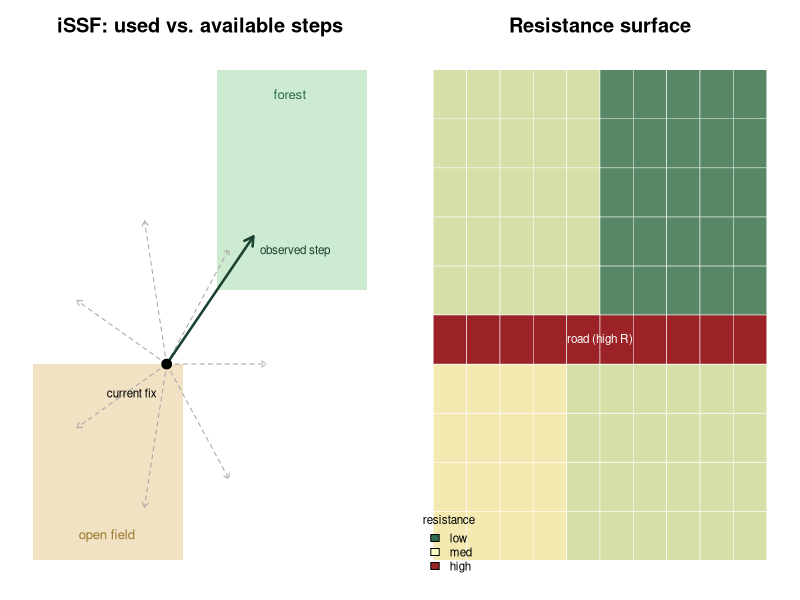
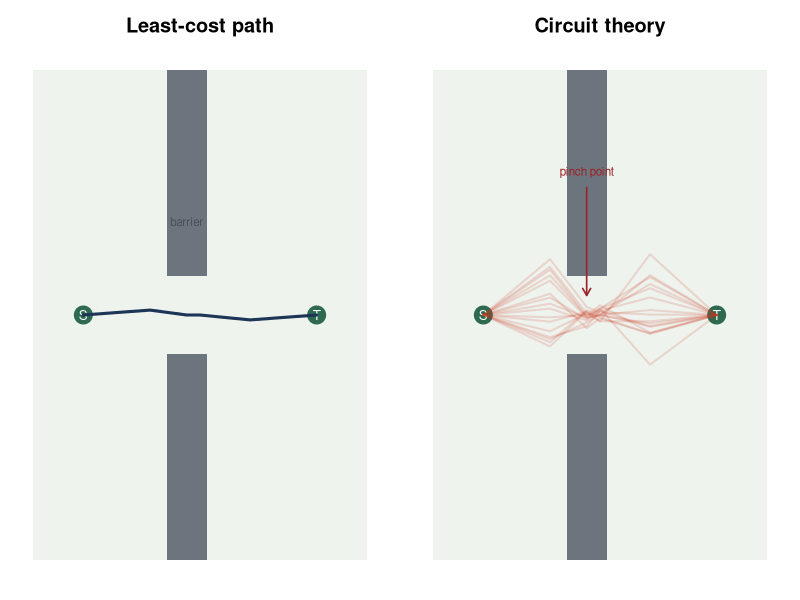
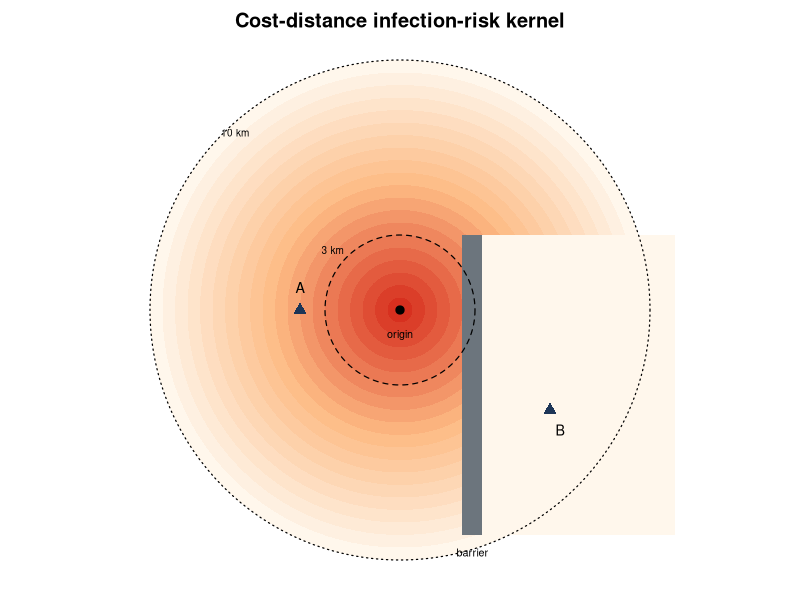
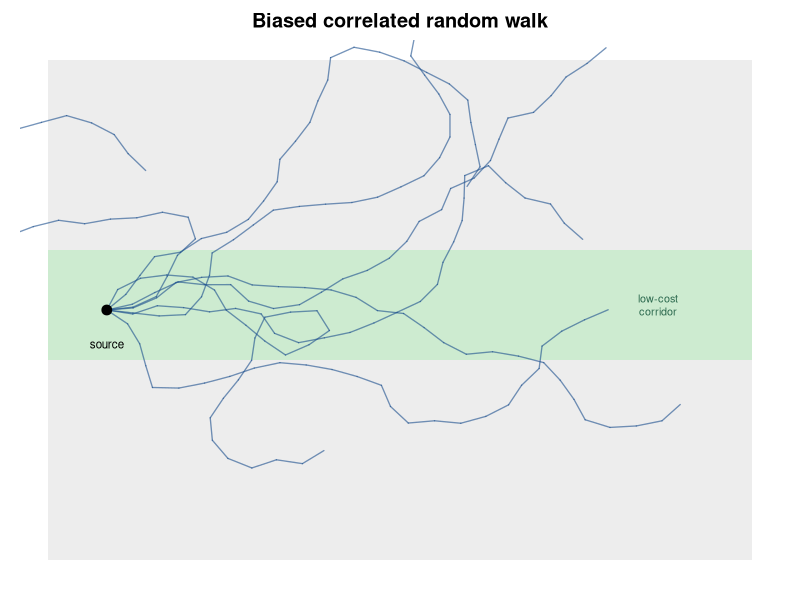
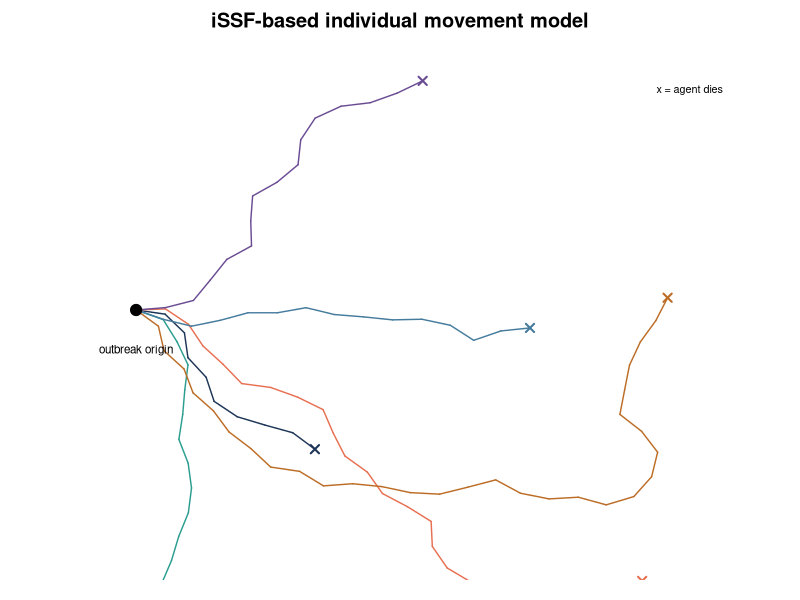

The R script that drew these images, in order:
## ---- chunk 1
#| label: fig-issf-schematic
#| echo: false
#| fig-width: 9
#| fig-height: 4.2
#| fig-cap: "Schematic of the integrated step-selection function and the resulting resistance surface. Left: at each observed location the animal's realised step (solid arrow) is compared against random available steps (dashed arrows) drawn from its movement kernel, so the model learns which features are selected. Right: the fitted coefficients are translated into a resistance raster, where preferred habitat receives low resistance (green) and barriers such as roads receive high resistance (red)."

op <- par(mfrow = c(1, 2), mar = c(1, 1, 2.5, 1))

# Panel A: used vs. available steps
plot(0, 0, type = "n", xlim = c(0, 10), ylim = c(0, 10), axes = FALSE,
     xlab = "", ylab = "", main = "iSSF: used vs. available steps")
rect(5.5, 5.5, 10, 10, col = "#cdebd0", border = NA); text(7.7, 9.5, "forest", col = "#2d6a4f", cex = 0.8)
rect(0, 0, 4.5, 4, col = "#f1e2c4", border = NA);     text(2.2, 0.5, "open field", col = "#9c7a30", cex = 0.8)
x0 <- 4; y0 <- 4
set.seed(1)
for (a in seq(0, 2 * pi, length.out = 8)[-8])
  arrows(x0, y0, x0 + 3 * cos(a), y0 + 3 * sin(a), length = 0.06, col = "grey65", lty = 2)
arrows(x0, y0, 6.6, 6.6, length = 0.10, col = "#1b4332", lwd = 2.5)
points(x0, y0, pch = 19, cex = 1.3)
text(x0 - 0.3, y0 - 0.6, "current fix", cex = 0.7, adj = 1)
text(6.8, 6.3, "observed step", cex = 0.7, adj = 0, col = "#1b4332")

# Panel B: resistance raster
plot(0, 0, type = "n", xlim = c(0, 10), ylim = c(0, 10), axes = FALSE,
     xlab = "", ylab = "", main = "Resistance surface")
pal <- colorRampPalette(c("#2d6a4f", "#fdfdbf", "#9b2226"))(100)
for (i in 0:9) for (j in 0:9) {
  val <- 0.4
  if (i >= 5 && j >= 5) val <- 0.1
  if (i < 4 && j < 4) val <- 0.55
  rect(i, j, i + 1, j + 1, col = pal[round(val * 99) + 1], border = "white", lwd = 0.5)
}
for (i in 0:9) rect(i, 4, i + 1, 5, col = "#9b2226", border = "white", lwd = 0.5)
text(5, 4.5, "road (high R)", col = "white", cex = 0.7)
legend("bottomleft", fill = c("#2d6a4f", "#fdfdbf", "#9b2226"),
       legend = c("low", "med", "high"), bty = "n", cex = 0.7, title = "resistance")
par(op)
## ---- chunk 2
#| label: fig-lcp-circuit-schematic
#| echo: false
#| fig-width: 9
#| fig-height: 4.5
#| fig-cap: "Schematic contrast between least-cost path and circuit theory on the same landscape, with a source (S), a target (T), and a barrier that has a single gap. Left: least-cost path analysis returns only the single cheapest route. Right: circuit theory spreads movement across all parallel routes at once, and where the landscape forces flow through the narrow gap a pinch point forms (arrow), which least-cost analysis cannot reveal."

op <- par(mfrow = c(1, 2), mar = c(1, 1, 2.5, 1))

draw_land <- function(title) {
  plot(0, 0, type = "n", xlim = c(0, 10), ylim = c(0, 10), axes = FALSE,
       xlab = "", ylab = "", main = title)
  rect(0, 0, 10, 10, col = "#eef3ee", border = NA)
  rect(4, 0, 5.2, 4.2, col = "#6c757d", border = NA)
  rect(4, 5.8, 5.2, 10, col = "#6c757d", border = NA)
  points(1.5, 5, pch = 19, cex = 2.4, col = "#2d6a4f"); text(1.5, 5, "S", col = "white", cex = 0.8)
  points(8.5, 5, pch = 19, cex = 2.4, col = "#2d6a4f"); text(8.5, 5, "T", col = "white", cex = 0.8)
}

draw_land("Least-cost path")
lines(c(1.5, 3.5, 4.6, 5, 6.5, 8.5), c(5, 5.1, 5, 5, 4.9, 5), col = "#1d3557", lwd = 3)
text(4.6, 6.9, "barrier", col = "#495057", cex = 0.7)

draw_land("Circuit theory")
set.seed(4)
for (k in 1:16)
  lines(c(1.5, 3.5, 4.6, 5, 6.5, 8.5),
        c(5, 5 + rnorm(1, 0, 0.6), 4.95 + rnorm(1, 0, 0.12),
          5 + rnorm(1, 0, 0.1), 5 + rnorm(1, 0, 0.6), 5),
        col = rgb(0.8, 0.2, 0.1, 0.16), lwd = 2)
arrows(4.6, 7.6, 4.6, 5.4, length = 0.08, col = "#9b2226", lwd = 1.6)
text(4.6, 7.9, "pinch point", col = "#9b2226", cex = 0.7)
par(op)
## ---- chunk 3
#| label: fig-kernel-schematic
#| echo: false
#| fig-width: 6.5
#| fig-height: 5.5
#| fig-cap: "Schematic of the cost-distance infection-risk kernel. Risk decays exponentially from the outbreak origin. Because distance is measured through the resistance surface rather than in a straight line, a barrier casts a low-risk shadow: location B, behind the barrier, carries far lower risk than location A at the same straight-line distance in open terrain. Dashed and dotted circles mark the EFSA protection (about 3 km) and surveillance (about 10 km) thresholds."

par(mar = c(1, 1, 2, 1))
plot(0, 0, type = "n", xlim = c(-10, 10), ylim = c(-10, 10), axes = FALSE,
     xlab = "", ylab = "", asp = 1, main = "Cost-distance infection-risk kernel")
rr  <- seq(10, 0.5, by = -0.5)
pal <- colorRampPalette(c("#fff7ec", "#fdbb84", "#d7301f"))(length(rr))
for (i in seq_along(rr)) symbols(0, 0, circles = rr[i], inches = FALSE, add = TRUE, bg = pal[i], fg = NA)
polygon(c(3.3, 11, 11, 3.3), c(-9, -9, 3, 3), col = "#fff7ec", border = NA)  # cost-distance shadow
rect(2.5, -9, 3.3, 3, col = "#6c757d", border = NA); text(2.9, -9.7, "barrier", cex = 0.65)
symbols(0, 0, circles = 3,  inches = FALSE, add = TRUE, fg = "black", lty = 2, lwd = 1.2)
symbols(0, 0, circles = 10, inches = FALSE, add = TRUE, fg = "black", lty = 3, lwd = 1.2)
text(-2.7, 2.4, "3 km", cex = 0.6); text(-6.6, 7.1, "10 km", cex = 0.6)
points(0, 0, pch = 19, cex = 1.1); text(0, -1, "origin", cex = 0.65)
points(-4, 0, pch = 17, col = "#1d3557", cex = 1.3); text(-4, 0.9, "A", cex = 0.85)
points(6, -4, pch = 17, col = "#1d3557", cex = 1.3); text(6.4, -4.8, "B", cex = 0.85)
## ---- chunk 4
#| label: fig-bcrw-schematic
#| echo: false
#| fig-width: 6.5
#| fig-height: 5
#| fig-cap: "Schematic of a biased correlated random walk. Several stochastic trajectories start from the same source. Directional persistence keeps successive steps roughly aligned, while a bias toward low-cost terrain steers the walks along the low-resistance corridor (green band). Accumulated over many walks, the visit density approximates the circuit-theory current map."

par(mar = c(1, 1, 2, 1))
plot(0, 0, type = "n", xlim = c(0, 12), ylim = c(0, 10), axes = FALSE,
     xlab = "", ylab = "", main = "Biased correlated random walk")
rect(0, 0, 12, 10, col = "#ededed", border = NA)
rect(0, 4, 12, 6.2, col = "#cdebd0", border = NA)
text(10.4, 5.1, "low-cost\ncorridor", cex = 0.65, col = "#2d6a4f")
set.seed(7)
sx <- 1; sy <- 5
for (w in 1:8) {
  x <- sx; y <- sy; head <- 0
  for (s in 1:25) {
    head <- head + rnorm(1, 0, 0.5) + (5 - y) * 0.05
    nx <- x + 0.45 * cos(head); ny <- y + 0.45 * sin(head)
    segments(x, y, nx, ny, col = rgb(0.1, 0.3, 0.55, 0.6), lwd = 1.3)
    x <- nx; y <- ny
  }
}
points(sx, sy, pch = 19, cex = 1.3); text(sx, sy - 0.7, "source", cex = 0.7)
## ---- chunk 5
#| label: fig-ibmm-schematic
#| echo: false
#| fig-width: 6.5
#| fig-height: 5
#| fig-cap: "Schematic of the iSSF-based individual movement model. Infected agents are released from the outbreak origin and move by the fitted step-selection rules. Each agent runs for a finite infectious period drawn from a distribution, so trajectories end (crosses) at different distances. The cells visited before death accumulate into a contamination-probability surface."

par(mar = c(1, 1, 2, 1))
plot(0, 0, type = "n", xlim = c(0, 12), ylim = c(0, 10), axes = FALSE,
     xlab = "", ylab = "", main = "iSSF-based individual movement model")
set.seed(11)
sx <- 1.5; sy <- 5
cols <- c("#1d3557", "#2a9d8f", "#e76f51", "#6a4c93", "#457b9d", "#bc6c25")
for (w in 1:6) {
  x <- sx; y <- sy; head <- runif(1, -0.4, 0.4)
  life <- sample(8:30, 1)
  for (s in 1:life) {
    head <- head + rnorm(1, 0, 0.45) + (5 - y) * 0.02
    nx <- x + 0.5 * cos(head); ny <- y + 0.5 * sin(head)
    segments(x, y, nx, ny, col = cols[w], lwd = 1.4)
    x <- nx; y <- ny
  }
  points(x, y, pch = 4, cex = 1.1, lwd = 2, col = cols[w])
}
points(sx, sy, pch = 19, cex = 1.5)
text(sx, sy - 0.8, "outbreak origin", cex = 0.7)
text(11.5, 9.4, "x = agent dies", cex = 0.65, adj = 1)
par(mar = c(5, 4, 4, 2) + 0.1)
